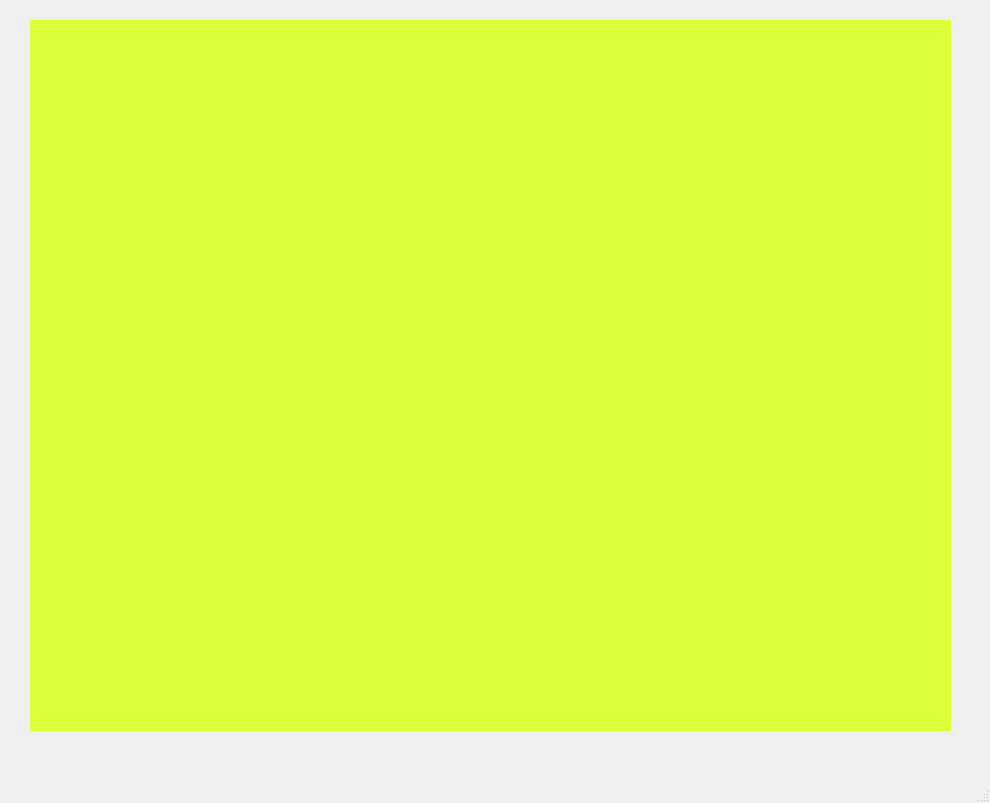
<?xml version="1.0" encoding="UTF-8"?>
<ui version="4.0">
 <class>MainWindow</class>
 <widget class="QMainWindow" name="MainWindow">
  <property name="geometry">
   <rect>
    <x>0</x>
    <y>0</y>
    <width>990</width>
    <height>803</height>
   </rect>
  </property>
  <property name="windowTitle">
   <string>MainWindow</string>
  </property>
  <widget class="QWidget" name="centralwidget">
   <widget class="QLabel" name="pic">
    <property name="geometry">
     <rect>
      <x>30</x>
      <y>20</y>
      <width>921</width>
      <height>711</height>
     </rect>
    </property>
    <property name="styleSheet">
     <string notr="true">background-color: rgb(219, 255, 57);</string>
    </property>
    <property name="text">
     <string/>
    </property>
   </widget>
  </widget>
  <widget class="QMenuBar" name="menubar">
   <property name="geometry">
    <rect>
     <x>0</x>
     <y>0</y>
     <width>990</width>
     <height>28</height>
    </rect>
   </property>
  </widget>
  <widget class="QStatusBar" name="statusbar"/>
 </widget>
 <resources/>
 <connections/>
</ui>
